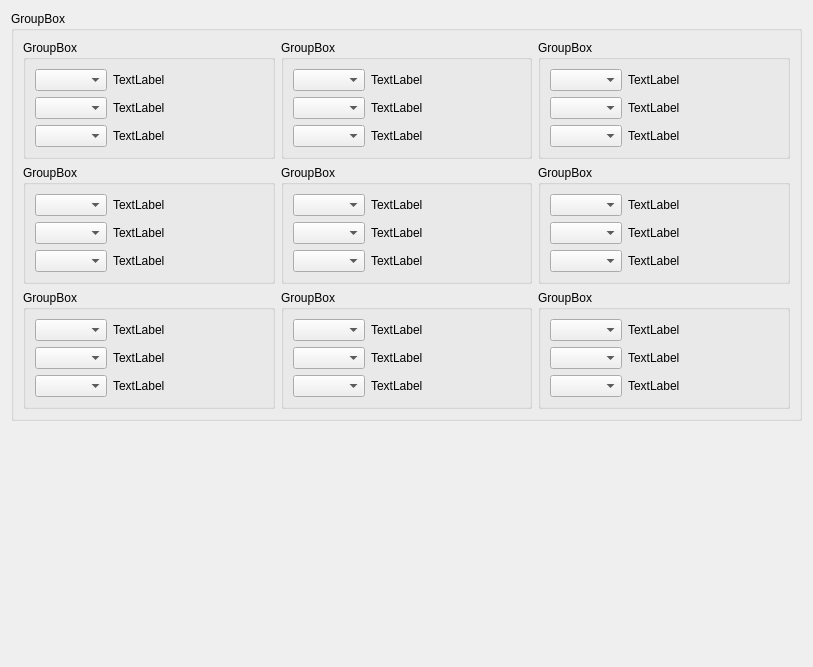
<?xml version="1.0" encoding="UTF-8"?>
<ui version="4.0">
 <class>Form</class>
 <widget class="QWidget" name="Form">
  <property name="geometry">
   <rect>
    <x>0</x>
    <y>0</y>
    <width>813</width>
    <height>667</height>
   </rect>
  </property>
  <property name="windowTitle">
   <string>Form</string>
  </property>
  <layout class="QGridLayout" name="gridLayout">
   <item row="0" column="0">
    <layout class="QVBoxLayout" name="verticalLayout" stretch="6,4">
     <item>
      <layout class="QGridLayout" name="gridlayout_sensor">
       <item row="0" column="1">
        <widget class="QGroupBox" name="groupbox_sensor">
         <property name="title">
          <string>GroupBox</string>
         </property>
         <layout class="QGridLayout" name="gridLayout_5">
          <item row="0" column="0">
           <widget class="QGroupBox" name="groupbox_sensor1">
            <property name="sizePolicy">
             <sizepolicy hsizetype="Preferred" vsizetype="Fixed">
              <horstretch>0</horstretch>
              <verstretch>0</verstretch>
             </sizepolicy>
            </property>
            <property name="title">
             <string>GroupBox</string>
            </property>
            <layout class="QGridLayout" name="gridLayout_7">
             <item row="0" column="0">
              <layout class="QVBoxLayout" name="verlayout_sensor1">
               <property name="sizeConstraint">
                <enum>QLayout::SetFixedSize</enum>
               </property>
               <item>
                <layout class="QHBoxLayout" name="horlayout_sensor1_1" stretch="2,8">
                 <property name="sizeConstraint">
                  <enum>QLayout::SetFixedSize</enum>
                 </property>
                 <item>
                  <widget class="QComboBox" name="combo_1_1">
                   <property name="sizePolicy">
                    <sizepolicy hsizetype="Preferred" vsizetype="Fixed">
                     <horstretch>0</horstretch>
                     <verstretch>0</verstretch>
                    </sizepolicy>
                   </property>
                  </widget>
                 </item>
                 <item>
                  <widget class="QLabel" name="lbl_1_1">
                   <property name="sizePolicy">
                    <sizepolicy hsizetype="Preferred" vsizetype="Preferred">
                     <horstretch>0</horstretch>
                     <verstretch>0</verstretch>
                    </sizepolicy>
                   </property>
                   <property name="text">
                    <string>TextLabel</string>
                   </property>
                  </widget>
                 </item>
                </layout>
               </item>
               <item>
                <layout class="QHBoxLayout" name="horlayout_sensor1_2" stretch="2,8">
                 <property name="sizeConstraint">
                  <enum>QLayout::SetFixedSize</enum>
                 </property>
                 <item>
                  <widget class="QComboBox" name="combo_1_2">
                   <property name="sizePolicy">
                    <sizepolicy hsizetype="Preferred" vsizetype="Fixed">
                     <horstretch>0</horstretch>
                     <verstretch>0</verstretch>
                    </sizepolicy>
                   </property>
                  </widget>
                 </item>
                 <item>
                  <widget class="QLabel" name="lbl_1_2">
                   <property name="sizePolicy">
                    <sizepolicy hsizetype="Preferred" vsizetype="Preferred">
                     <horstretch>0</horstretch>
                     <verstretch>0</verstretch>
                    </sizepolicy>
                   </property>
                   <property name="text">
                    <string>TextLabel</string>
                   </property>
                  </widget>
                 </item>
                </layout>
               </item>
               <item>
                <layout class="QHBoxLayout" name="horlayout_sensor1_3" stretch="2,8">
                 <property name="sizeConstraint">
                  <enum>QLayout::SetFixedSize</enum>
                 </property>
                 <item>
                  <widget class="QComboBox" name="combo_1_3"/>
                 </item>
                 <item>
                  <widget class="QLabel" name="lbl_1_3">
                   <property name="text">
                    <string>TextLabel</string>
                   </property>
                  </widget>
                 </item>
                </layout>
               </item>
              </layout>
             </item>
            </layout>
           </widget>
          </item>
          <item row="0" column="2">
           <widget class="QGroupBox" name="groupbox_sensor1_3">
            <property name="sizePolicy">
             <sizepolicy hsizetype="Preferred" vsizetype="Fixed">
              <horstretch>0</horstretch>
              <verstretch>0</verstretch>
             </sizepolicy>
            </property>
            <property name="title">
             <string>GroupBox</string>
            </property>
            <layout class="QGridLayout" name="gridLayout_9">
             <item row="0" column="0">
              <layout class="QVBoxLayout" name="verlayout_sensor1_3">
               <property name="sizeConstraint">
                <enum>QLayout::SetFixedSize</enum>
               </property>
               <item>
                <layout class="QHBoxLayout" name="horlayout_sensor1_7" stretch="2,8">
                 <property name="sizeConstraint">
                  <enum>QLayout::SetFixedSize</enum>
                 </property>
                 <item>
                  <widget class="QComboBox" name="combo_3_1">
                   <property name="sizePolicy">
                    <sizepolicy hsizetype="Preferred" vsizetype="Fixed">
                     <horstretch>0</horstretch>
                     <verstretch>0</verstretch>
                    </sizepolicy>
                   </property>
                  </widget>
                 </item>
                 <item>
                  <widget class="QLabel" name="lbl_3_1">
                   <property name="sizePolicy">
                    <sizepolicy hsizetype="Preferred" vsizetype="Preferred">
                     <horstretch>0</horstretch>
                     <verstretch>0</verstretch>
                    </sizepolicy>
                   </property>
                   <property name="text">
                    <string>TextLabel</string>
                   </property>
                  </widget>
                 </item>
                </layout>
               </item>
               <item>
                <layout class="QHBoxLayout" name="horlayout_sensor1_8" stretch="2,8">
                 <property name="sizeConstraint">
                  <enum>QLayout::SetFixedSize</enum>
                 </property>
                 <item>
                  <widget class="QComboBox" name="combo_3_2">
                   <property name="sizePolicy">
                    <sizepolicy hsizetype="Preferred" vsizetype="Fixed">
                     <horstretch>0</horstretch>
                     <verstretch>0</verstretch>
                    </sizepolicy>
                   </property>
                  </widget>
                 </item>
                 <item>
                  <widget class="QLabel" name="lbl_3_2">
                   <property name="sizePolicy">
                    <sizepolicy hsizetype="Preferred" vsizetype="Preferred">
                     <horstretch>0</horstretch>
                     <verstretch>0</verstretch>
                    </sizepolicy>
                   </property>
                   <property name="text">
                    <string>TextLabel</string>
                   </property>
                  </widget>
                 </item>
                </layout>
               </item>
               <item>
                <layout class="QHBoxLayout" name="horlayout_sensor1_9" stretch="2,8">
                 <property name="sizeConstraint">
                  <enum>QLayout::SetFixedSize</enum>
                 </property>
                 <item>
                  <widget class="QComboBox" name="combo_3_3"/>
                 </item>
                 <item>
                  <widget class="QLabel" name="lbl_3_3">
                   <property name="text">
                    <string>TextLabel</string>
                   </property>
                  </widget>
                 </item>
                </layout>
               </item>
              </layout>
             </item>
            </layout>
           </widget>
          </item>
          <item row="1" column="0">
           <widget class="QGroupBox" name="groupbox_sensor1_4">
            <property name="sizePolicy">
             <sizepolicy hsizetype="Preferred" vsizetype="Fixed">
              <horstretch>0</horstretch>
              <verstretch>0</verstretch>
             </sizepolicy>
            </property>
            <property name="title">
             <string>GroupBox</string>
            </property>
            <layout class="QGridLayout" name="gridLayout_10">
             <item row="0" column="0">
              <layout class="QVBoxLayout" name="verlayout_sensor1_5">
               <property name="sizeConstraint">
                <enum>QLayout::SetFixedSize</enum>
               </property>
               <item>
                <layout class="QHBoxLayout" name="horlayout_sensor1_10" stretch="2,8">
                 <property name="sizeConstraint">
                  <enum>QLayout::SetFixedSize</enum>
                 </property>
                 <item>
                  <widget class="QComboBox" name="combo_4_1">
                   <property name="sizePolicy">
                    <sizepolicy hsizetype="Preferred" vsizetype="Fixed">
                     <horstretch>0</horstretch>
                     <verstretch>0</verstretch>
                    </sizepolicy>
                   </property>
                  </widget>
                 </item>
                 <item>
                  <widget class="QLabel" name="lbl_4_1">
                   <property name="sizePolicy">
                    <sizepolicy hsizetype="Preferred" vsizetype="Preferred">
                     <horstretch>0</horstretch>
                     <verstretch>0</verstretch>
                    </sizepolicy>
                   </property>
                   <property name="text">
                    <string>TextLabel</string>
                   </property>
                  </widget>
                 </item>
                </layout>
               </item>
               <item>
                <layout class="QHBoxLayout" name="horlayout_sensor1_11" stretch="2,8">
                 <property name="sizeConstraint">
                  <enum>QLayout::SetFixedSize</enum>
                 </property>
                 <item>
                  <widget class="QComboBox" name="combo_4_2">
                   <property name="sizePolicy">
                    <sizepolicy hsizetype="Preferred" vsizetype="Fixed">
                     <horstretch>0</horstretch>
                     <verstretch>0</verstretch>
                    </sizepolicy>
                   </property>
                  </widget>
                 </item>
                 <item>
                  <widget class="QLabel" name="lbl_4_2">
                   <property name="sizePolicy">
                    <sizepolicy hsizetype="Preferred" vsizetype="Preferred">
                     <horstretch>0</horstretch>
                     <verstretch>0</verstretch>
                    </sizepolicy>
                   </property>
                   <property name="text">
                    <string>TextLabel</string>
                   </property>
                  </widget>
                 </item>
                </layout>
               </item>
               <item>
                <layout class="QHBoxLayout" name="horlayout_sensor1_12" stretch="2,8">
                 <property name="sizeConstraint">
                  <enum>QLayout::SetFixedSize</enum>
                 </property>
                 <item>
                  <widget class="QComboBox" name="combo_4_3"/>
                 </item>
                 <item>
                  <widget class="QLabel" name="lbl_4_3">
                   <property name="text">
                    <string>TextLabel</string>
                   </property>
                  </widget>
                 </item>
                </layout>
               </item>
              </layout>
             </item>
            </layout>
           </widget>
          </item>
          <item row="0" column="1">
           <widget class="QGroupBox" name="groupbox_sensor1_2">
            <property name="sizePolicy">
             <sizepolicy hsizetype="Preferred" vsizetype="Fixed">
              <horstretch>0</horstretch>
              <verstretch>0</verstretch>
             </sizepolicy>
            </property>
            <property name="title">
             <string>GroupBox</string>
            </property>
            <layout class="QGridLayout" name="gridLayout_8">
             <item row="0" column="0">
              <layout class="QVBoxLayout" name="verlayout_sensor1_2">
               <property name="sizeConstraint">
                <enum>QLayout::SetFixedSize</enum>
               </property>
               <item>
                <layout class="QHBoxLayout" name="horlayout_sensor1_4" stretch="2,8">
                 <property name="sizeConstraint">
                  <enum>QLayout::SetFixedSize</enum>
                 </property>
                 <item>
                  <widget class="QComboBox" name="combo_2_1">
                   <property name="sizePolicy">
                    <sizepolicy hsizetype="Preferred" vsizetype="Fixed">
                     <horstretch>0</horstretch>
                     <verstretch>0</verstretch>
                    </sizepolicy>
                   </property>
                  </widget>
                 </item>
                 <item>
                  <widget class="QLabel" name="lbl_2_1">
                   <property name="sizePolicy">
                    <sizepolicy hsizetype="Preferred" vsizetype="Preferred">
                     <horstretch>0</horstretch>
                     <verstretch>0</verstretch>
                    </sizepolicy>
                   </property>
                   <property name="text">
                    <string>TextLabel</string>
                   </property>
                  </widget>
                 </item>
                </layout>
               </item>
               <item>
                <layout class="QHBoxLayout" name="horlayout_sensor1_5" stretch="2,8">
                 <property name="sizeConstraint">
                  <enum>QLayout::SetFixedSize</enum>
                 </property>
                 <item>
                  <widget class="QComboBox" name="combo_2_2">
                   <property name="sizePolicy">
                    <sizepolicy hsizetype="Preferred" vsizetype="Fixed">
                     <horstretch>0</horstretch>
                     <verstretch>0</verstretch>
                    </sizepolicy>
                   </property>
                  </widget>
                 </item>
                 <item>
                  <widget class="QLabel" name="lbl_2_2">
                   <property name="sizePolicy">
                    <sizepolicy hsizetype="Preferred" vsizetype="Preferred">
                     <horstretch>0</horstretch>
                     <verstretch>0</verstretch>
                    </sizepolicy>
                   </property>
                   <property name="text">
                    <string>TextLabel</string>
                   </property>
                  </widget>
                 </item>
                </layout>
               </item>
               <item>
                <layout class="QHBoxLayout" name="horlayout_sensor1_6" stretch="2,8">
                 <property name="sizeConstraint">
                  <enum>QLayout::SetFixedSize</enum>
                 </property>
                 <item>
                  <widget class="QComboBox" name="combo_2_3"/>
                 </item>
                 <item>
                  <widget class="QLabel" name="lbl_2_3">
                   <property name="text">
                    <string>TextLabel</string>
                   </property>
                  </widget>
                 </item>
                </layout>
               </item>
              </layout>
             </item>
            </layout>
           </widget>
          </item>
          <item row="1" column="2">
           <widget class="QGroupBox" name="groupbox_sensor1_6">
            <property name="sizePolicy">
             <sizepolicy hsizetype="Preferred" vsizetype="Fixed">
              <horstretch>0</horstretch>
              <verstretch>0</verstretch>
             </sizepolicy>
            </property>
            <property name="title">
             <string>GroupBox</string>
            </property>
            <layout class="QGridLayout" name="gridLayout_12">
             <item row="0" column="0">
              <layout class="QVBoxLayout" name="verlayout_sensor1_8">
               <property name="sizeConstraint">
                <enum>QLayout::SetFixedSize</enum>
               </property>
               <item>
                <layout class="QHBoxLayout" name="horlayout_sensor1_20" stretch="2,8">
                 <property name="sizeConstraint">
                  <enum>QLayout::SetFixedSize</enum>
                 </property>
                 <item>
                  <widget class="QComboBox" name="combo_6_1">
                   <property name="sizePolicy">
                    <sizepolicy hsizetype="Preferred" vsizetype="Fixed">
                     <horstretch>0</horstretch>
                     <verstretch>0</verstretch>
                    </sizepolicy>
                   </property>
                  </widget>
                 </item>
                 <item>
                  <widget class="QLabel" name="lbl_6_1">
                   <property name="sizePolicy">
                    <sizepolicy hsizetype="Preferred" vsizetype="Preferred">
                     <horstretch>0</horstretch>
                     <verstretch>0</verstretch>
                    </sizepolicy>
                   </property>
                   <property name="text">
                    <string>TextLabel</string>
                   </property>
                  </widget>
                 </item>
                </layout>
               </item>
               <item>
                <layout class="QHBoxLayout" name="horlayout_sensor1_25" stretch="2,8">
                 <property name="sizeConstraint">
                  <enum>QLayout::SetFixedSize</enum>
                 </property>
                 <item>
                  <widget class="QComboBox" name="combo_6_2">
                   <property name="sizePolicy">
                    <sizepolicy hsizetype="Preferred" vsizetype="Fixed">
                     <horstretch>0</horstretch>
                     <verstretch>0</verstretch>
                    </sizepolicy>
                   </property>
                  </widget>
                 </item>
                 <item>
                  <widget class="QLabel" name="lbl_6_2">
                   <property name="sizePolicy">
                    <sizepolicy hsizetype="Preferred" vsizetype="Preferred">
                     <horstretch>0</horstretch>
                     <verstretch>0</verstretch>
                    </sizepolicy>
                   </property>
                   <property name="text">
                    <string>TextLabel</string>
                   </property>
                  </widget>
                 </item>
                </layout>
               </item>
               <item>
                <layout class="QHBoxLayout" name="horlayout_sensor1_26" stretch="2,8">
                 <property name="sizeConstraint">
                  <enum>QLayout::SetFixedSize</enum>
                 </property>
                 <item>
                  <widget class="QComboBox" name="combo_6_3"/>
                 </item>
                 <item>
                  <widget class="QLabel" name="lbl_6_3">
                   <property name="text">
                    <string>TextLabel</string>
                   </property>
                  </widget>
                 </item>
                </layout>
               </item>
              </layout>
             </item>
            </layout>
           </widget>
          </item>
          <item row="1" column="1">
           <widget class="QGroupBox" name="groupbox_sensor1_5">
            <property name="sizePolicy">
             <sizepolicy hsizetype="Preferred" vsizetype="Fixed">
              <horstretch>0</horstretch>
              <verstretch>0</verstretch>
             </sizepolicy>
            </property>
            <property name="title">
             <string>GroupBox</string>
            </property>
            <layout class="QGridLayout" name="gridLayout_11">
             <item row="0" column="0">
              <layout class="QVBoxLayout" name="verlayout_sensor1_7">
               <property name="sizeConstraint">
                <enum>QLayout::SetFixedSize</enum>
               </property>
               <item>
                <layout class="QHBoxLayout" name="horlayout_sensor1_17" stretch="2,8">
                 <property name="sizeConstraint">
                  <enum>QLayout::SetFixedSize</enum>
                 </property>
                 <item>
                  <widget class="QComboBox" name="combo_5_1">
                   <property name="sizePolicy">
                    <sizepolicy hsizetype="Preferred" vsizetype="Fixed">
                     <horstretch>0</horstretch>
                     <verstretch>0</verstretch>
                    </sizepolicy>
                   </property>
                  </widget>
                 </item>
                 <item>
                  <widget class="QLabel" name="lbl_5_1">
                   <property name="sizePolicy">
                    <sizepolicy hsizetype="Preferred" vsizetype="Preferred">
                     <horstretch>0</horstretch>
                     <verstretch>0</verstretch>
                    </sizepolicy>
                   </property>
                   <property name="text">
                    <string>TextLabel</string>
                   </property>
                  </widget>
                 </item>
                </layout>
               </item>
               <item>
                <layout class="QHBoxLayout" name="horlayout_sensor1_18" stretch="2,8">
                 <property name="sizeConstraint">
                  <enum>QLayout::SetFixedSize</enum>
                 </property>
                 <item>
                  <widget class="QComboBox" name="combo_5_2">
                   <property name="sizePolicy">
                    <sizepolicy hsizetype="Preferred" vsizetype="Fixed">
                     <horstretch>0</horstretch>
                     <verstretch>0</verstretch>
                    </sizepolicy>
                   </property>
                  </widget>
                 </item>
                 <item>
                  <widget class="QLabel" name="lbl_5_2">
                   <property name="sizePolicy">
                    <sizepolicy hsizetype="Preferred" vsizetype="Preferred">
                     <horstretch>0</horstretch>
                     <verstretch>0</verstretch>
                    </sizepolicy>
                   </property>
                   <property name="text">
                    <string>TextLabel</string>
                   </property>
                  </widget>
                 </item>
                </layout>
               </item>
               <item>
                <layout class="QHBoxLayout" name="horlayout_sensor1_19" stretch="2,8">
                 <property name="sizeConstraint">
                  <enum>QLayout::SetFixedSize</enum>
                 </property>
                 <item>
                  <widget class="QComboBox" name="combo_5_3"/>
                 </item>
                 <item>
                  <widget class="QLabel" name="lbl_5_3">
                   <property name="text">
                    <string>TextLabel</string>
                   </property>
                  </widget>
                 </item>
                </layout>
               </item>
              </layout>
             </item>
            </layout>
           </widget>
          </item>
          <item row="2" column="0">
           <widget class="QGroupBox" name="groupbox_sensor1_7">
            <property name="sizePolicy">
             <sizepolicy hsizetype="Preferred" vsizetype="Fixed">
              <horstretch>0</horstretch>
              <verstretch>0</verstretch>
             </sizepolicy>
            </property>
            <property name="title">
             <string>GroupBox</string>
            </property>
            <layout class="QGridLayout" name="gridLayout_13">
             <item row="0" column="0">
              <layout class="QVBoxLayout" name="verlayout_sensor1_9">
               <property name="sizeConstraint">
                <enum>QLayout::SetFixedSize</enum>
               </property>
               <item>
                <layout class="QHBoxLayout" name="horlayout_sensor1_27" stretch="2,8">
                 <property name="sizeConstraint">
                  <enum>QLayout::SetFixedSize</enum>
                 </property>
                 <item>
                  <widget class="QComboBox" name="combo_7_1">
                   <property name="sizePolicy">
                    <sizepolicy hsizetype="Preferred" vsizetype="Fixed">
                     <horstretch>0</horstretch>
                     <verstretch>0</verstretch>
                    </sizepolicy>
                   </property>
                  </widget>
                 </item>
                 <item>
                  <widget class="QLabel" name="lbl_7_1">
                   <property name="sizePolicy">
                    <sizepolicy hsizetype="Preferred" vsizetype="Preferred">
                     <horstretch>0</horstretch>
                     <verstretch>0</verstretch>
                    </sizepolicy>
                   </property>
                   <property name="text">
                    <string>TextLabel</string>
                   </property>
                  </widget>
                 </item>
                </layout>
               </item>
               <item>
                <layout class="QHBoxLayout" name="horlayout_sensor1_28" stretch="2,8">
                 <property name="sizeConstraint">
                  <enum>QLayout::SetFixedSize</enum>
                 </property>
                 <item>
                  <widget class="QComboBox" name="combo_7_2">
                   <property name="sizePolicy">
                    <sizepolicy hsizetype="Preferred" vsizetype="Fixed">
                     <horstretch>0</horstretch>
                     <verstretch>0</verstretch>
                    </sizepolicy>
                   </property>
                  </widget>
                 </item>
                 <item>
                  <widget class="QLabel" name="lbl_7_2">
                   <property name="sizePolicy">
                    <sizepolicy hsizetype="Preferred" vsizetype="Preferred">
                     <horstretch>0</horstretch>
                     <verstretch>0</verstretch>
                    </sizepolicy>
                   </property>
                   <property name="text">
                    <string>TextLabel</string>
                   </property>
                  </widget>
                 </item>
                </layout>
               </item>
               <item>
                <layout class="QHBoxLayout" name="horlayout_sensor1_29" stretch="2,8">
                 <property name="sizeConstraint">
                  <enum>QLayout::SetFixedSize</enum>
                 </property>
                 <item>
                  <widget class="QComboBox" name="combo_7_3"/>
                 </item>
                 <item>
                  <widget class="QLabel" name="lbl_7_3">
                   <property name="text">
                    <string>TextLabel</string>
                   </property>
                  </widget>
                 </item>
                </layout>
               </item>
              </layout>
             </item>
            </layout>
           </widget>
          </item>
          <item row="2" column="1">
           <widget class="QGroupBox" name="groupbox_sensor1_8">
            <property name="sizePolicy">
             <sizepolicy hsizetype="Preferred" vsizetype="Fixed">
              <horstretch>0</horstretch>
              <verstretch>0</verstretch>
             </sizepolicy>
            </property>
            <property name="title">
             <string>GroupBox</string>
            </property>
            <layout class="QGridLayout" name="gridLayout_14">
             <item row="0" column="0">
              <layout class="QVBoxLayout" name="verlayout_sensor1_10">
               <property name="sizeConstraint">
                <enum>QLayout::SetFixedSize</enum>
               </property>
               <item>
                <layout class="QHBoxLayout" name="horlayout_sensor1_30" stretch="2,8">
                 <property name="sizeConstraint">
                  <enum>QLayout::SetFixedSize</enum>
                 </property>
                 <item>
                  <widget class="QComboBox" name="combo_8_1">
                   <property name="sizePolicy">
                    <sizepolicy hsizetype="Preferred" vsizetype="Fixed">
                     <horstretch>0</horstretch>
                     <verstretch>0</verstretch>
                    </sizepolicy>
                   </property>
                  </widget>
                 </item>
                 <item>
                  <widget class="QLabel" name="lbl_8_1">
                   <property name="sizePolicy">
                    <sizepolicy hsizetype="Preferred" vsizetype="Preferred">
                     <horstretch>0</horstretch>
                     <verstretch>0</verstretch>
                    </sizepolicy>
                   </property>
                   <property name="text">
                    <string>TextLabel</string>
                   </property>
                  </widget>
                 </item>
                </layout>
               </item>
               <item>
                <layout class="QHBoxLayout" name="horlayout_sensor1_31" stretch="2,8">
                 <property name="sizeConstraint">
                  <enum>QLayout::SetFixedSize</enum>
                 </property>
                 <item>
                  <widget class="QComboBox" name="combo_8_2">
                   <property name="sizePolicy">
                    <sizepolicy hsizetype="Preferred" vsizetype="Fixed">
                     <horstretch>0</horstretch>
                     <verstretch>0</verstretch>
                    </sizepolicy>
                   </property>
                  </widget>
                 </item>
                 <item>
                  <widget class="QLabel" name="lbl_8_2">
                   <property name="sizePolicy">
                    <sizepolicy hsizetype="Preferred" vsizetype="Preferred">
                     <horstretch>0</horstretch>
                     <verstretch>0</verstretch>
                    </sizepolicy>
                   </property>
                   <property name="text">
                    <string>TextLabel</string>
                   </property>
                  </widget>
                 </item>
                </layout>
               </item>
               <item>
                <layout class="QHBoxLayout" name="horlayout_sensor1_32" stretch="2,8">
                 <property name="sizeConstraint">
                  <enum>QLayout::SetFixedSize</enum>
                 </property>
                 <item>
                  <widget class="QComboBox" name="combo_8_3"/>
                 </item>
                 <item>
                  <widget class="QLabel" name="lbl_8_3">
                   <property name="text">
                    <string>TextLabel</string>
                   </property>
                  </widget>
                 </item>
                </layout>
               </item>
              </layout>
             </item>
            </layout>
           </widget>
          </item>
          <item row="2" column="2">
           <widget class="QGroupBox" name="groupbox_sensor1_9">
            <property name="sizePolicy">
             <sizepolicy hsizetype="Preferred" vsizetype="Fixed">
              <horstretch>0</horstretch>
              <verstretch>0</verstretch>
             </sizepolicy>
            </property>
            <property name="title">
             <string>GroupBox</string>
            </property>
            <layout class="QGridLayout" name="gridLayout_15">
             <item row="0" column="0">
              <layout class="QVBoxLayout" name="verlayout_sensor1_11">
               <property name="sizeConstraint">
                <enum>QLayout::SetFixedSize</enum>
               </property>
               <item>
                <layout class="QHBoxLayout" name="horlayout_sensor1_33" stretch="2,8">
                 <property name="sizeConstraint">
                  <enum>QLayout::SetFixedSize</enum>
                 </property>
                 <item>
                  <widget class="QComboBox" name="combo_9_1">
                   <property name="sizePolicy">
                    <sizepolicy hsizetype="Preferred" vsizetype="Fixed">
                     <horstretch>0</horstretch>
                     <verstretch>0</verstretch>
                    </sizepolicy>
                   </property>
                  </widget>
                 </item>
                 <item>
                  <widget class="QLabel" name="lbl_9_1">
                   <property name="sizePolicy">
                    <sizepolicy hsizetype="Preferred" vsizetype="Preferred">
                     <horstretch>0</horstretch>
                     <verstretch>0</verstretch>
                    </sizepolicy>
                   </property>
                   <property name="text">
                    <string>TextLabel</string>
                   </property>
                  </widget>
                 </item>
                </layout>
               </item>
               <item>
                <layout class="QHBoxLayout" name="horlayout_sensor1_34" stretch="2,8">
                 <property name="sizeConstraint">
                  <enum>QLayout::SetFixedSize</enum>
                 </property>
                 <item>
                  <widget class="QComboBox" name="combo_9_2">
                   <property name="sizePolicy">
                    <sizepolicy hsizetype="Preferred" vsizetype="Fixed">
                     <horstretch>0</horstretch>
                     <verstretch>0</verstretch>
                    </sizepolicy>
                   </property>
                  </widget>
                 </item>
                 <item>
                  <widget class="QLabel" name="lbl_9_2">
                   <property name="sizePolicy">
                    <sizepolicy hsizetype="Preferred" vsizetype="Preferred">
                     <horstretch>0</horstretch>
                     <verstretch>0</verstretch>
                    </sizepolicy>
                   </property>
                   <property name="text">
                    <string>TextLabel</string>
                   </property>
                  </widget>
                 </item>
                </layout>
               </item>
               <item>
                <layout class="QHBoxLayout" name="horlayout_sensor1_35" stretch="2,8">
                 <property name="sizeConstraint">
                  <enum>QLayout::SetFixedSize</enum>
                 </property>
                 <item>
                  <widget class="QComboBox" name="combo_9_3"/>
                 </item>
                 <item>
                  <widget class="QLabel" name="lbl_9_3">
                   <property name="text">
                    <string>TextLabel</string>
                   </property>
                  </widget>
                 </item>
                </layout>
               </item>
              </layout>
             </item>
            </layout>
           </widget>
          </item>
         </layout>
        </widget>
       </item>
      </layout>
     </item>
     <item>
      <layout class="QHBoxLayout" name="horizontalLayout">
       <item>
        <widget class="AnalogGaugeWidget" name="gauge_sensor1" native="true">
         <property name="sizePolicy">
          <sizepolicy hsizetype="Minimum" vsizetype="Preferred">
           <horstretch>0</horstretch>
           <verstretch>0</verstretch>
          </sizepolicy>
         </property>
        </widget>
       </item>
       <item>
        <widget class="AnalogGaugeWidget" name="gauge_sensor2" native="true">
         <property name="sizePolicy">
          <sizepolicy hsizetype="Minimum" vsizetype="Preferred">
           <horstretch>0</horstretch>
           <verstretch>0</verstretch>
          </sizepolicy>
         </property>
        </widget>
       </item>
       <item>
        <widget class="AnalogGaugeWidget" name="gauge_sensor3" native="true">
         <property name="sizePolicy">
          <sizepolicy hsizetype="Minimum" vsizetype="Preferred">
           <horstretch>0</horstretch>
           <verstretch>0</verstretch>
          </sizepolicy>
         </property>
        </widget>
       </item>
      </layout>
     </item>
    </layout>
   </item>
  </layout>
 </widget>
 <customwidgets>
  <customwidget>
   <class>AnalogGaugeWidget</class>
   <extends>QWidget</extends>
   <header location="global">analoggaugewidget.h</header>
   <container>1</container>
  </customwidget>
 </customwidgets>
 <resources/>
 <connections/>
</ui>
